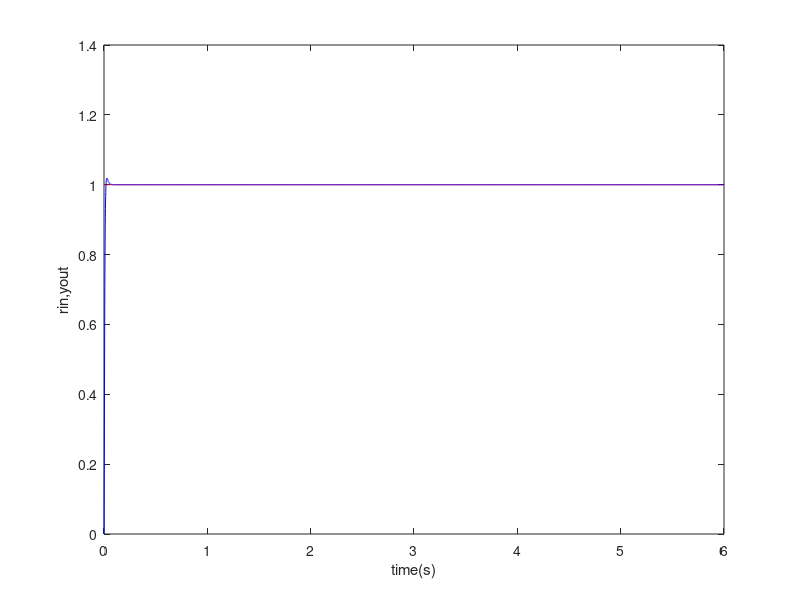
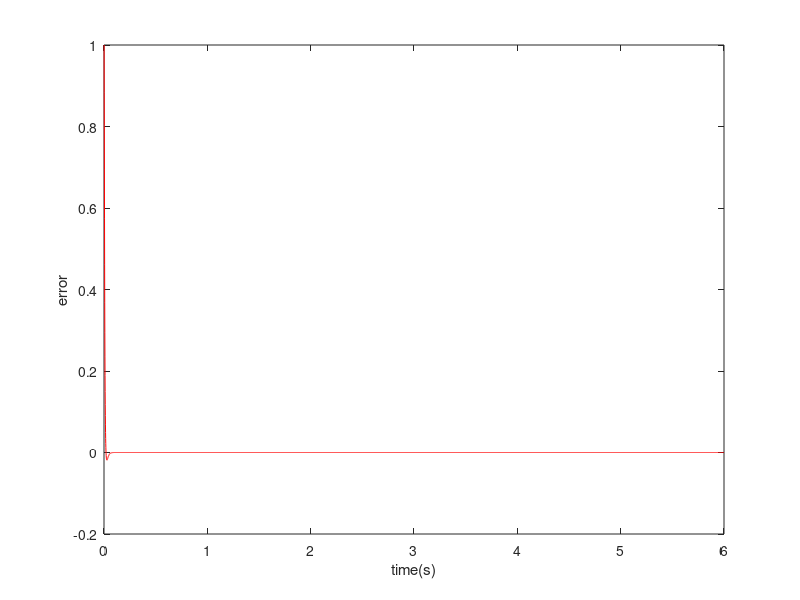
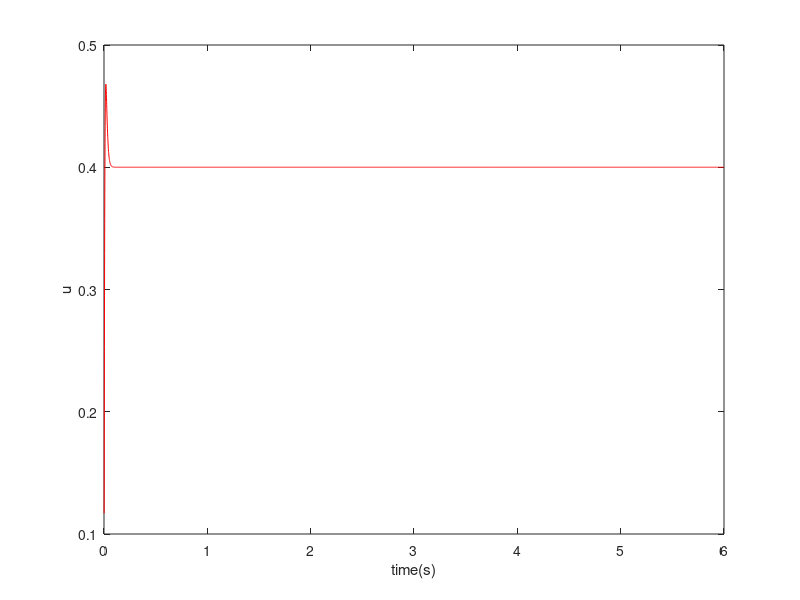
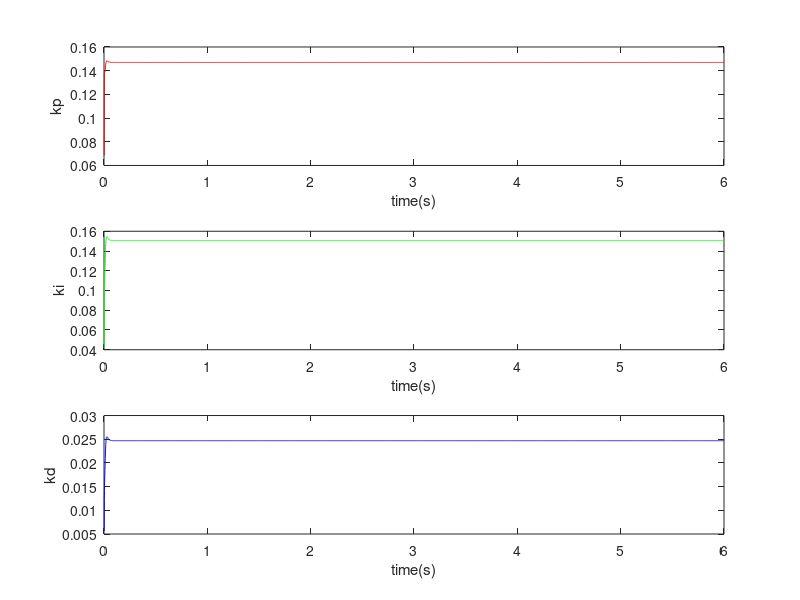

Source code (MATLAB) for these figures, in order:
%BP based PID Control
clear all;
close all;

xite=0.20;
alfa=0.05;

S=1; %Signal type

IN=4;H=5;Out=3;  %NN Structure
if S==1  %Step Signal
wi=[-0.6394   -0.2696   -0.3756   -0.7023;
    -0.8603   -0.2013   -0.5024   -0.2596;
    -1.0749    0.5543   -1.6820   -0.5437;
    -0.3625   -0.0724   -0.6463   -0.2859;
     0.1425    0.0279   -0.5406   -0.7660];
%wi=0.50*rands(H,IN);
wi_1=wi;wi_2=wi;wi_3=wi;
wo=[0.7576 0.2616 0.5820 -0.1416 -0.1325;
   -0.1146 0.2949 0.8352  0.2205  0.4508;
    0.7201 0.4566 0.7672  0.4962  0.3632];
%wo=0.50*rands(Out,H);
wo_1=wo;wo_2=wo;wo_3=wo;
end

x=[0,0,0];
du_1=0;
u_1=0;u_2=0;u_3=0;u_4=0;u_5=0;
y_1=0;y_2=0;y_3=0;

Oh=zeros(H,1);    %Output from NN middle layer
I=Oh;             %Input to NN middle layer
error_2=0;
error_1=0;

ts=0.001;
for k=1:1:6000
time(k)=k*ts;

if S==1
   rin(k)=1.0;
elseif S==2
   rin(k)=sin(1*2*pi*k*ts);
end

%Unlinear model
a(k)=1.2*(1-0.8*exp(-0.1*k));
yout(k)=a(k)*y_1/(1+y_1^2)+u_1;

error(k)=rin(k)-yout(k);

xi=[rin(k),yout(k),error(k),1];

x(1)=error(k)-error_1;
x(2)=error(k);
x(3)=error(k)-2*error_1+error_2;

epid=[x(1);x(2);x(3)];
I=xi*wi';
for j=1:1:H
    Oh(j)=(exp(I(j))-exp(-I(j)))/(exp(I(j))+exp(-I(j))); %Middle Layer
end
K=wo*Oh;             %Output Layer
for l=1:1:Out
    K(l)=exp(K(l))/(exp(K(l))+exp(-K(l)));        %Getting kp,ki,kd
end
kp(k)=K(1);ki(k)=K(2);kd(k)=K(3);
Kpid=[kp(k),ki(k),kd(k)];

du(k)=Kpid*epid;
u(k)=u_1+du(k);

dyu(k)=sign((yout(k)-y_1)/(du(k)-du_1+0.0001));

%Output layer
for j=1:1:Out
    dK(j)=2/(exp(K(j))+exp(-K(j)))^2;
end
for l=1:1:Out
    delta3(l)=error(k)*dyu(k)*epid(l)*dK(l);
end

for l=1:1:Out
   for i=1:1:H
       d_wo=xite*delta3(l)*Oh(i)+alfa*(wo_1-wo_2);
   end
end
    wo=wo_1+d_wo+alfa*(wo_1-wo_2);
%Hidden layer
for i=1:1:H
    dO(i)=4/(exp(I(i))+exp(-I(i)))^2;
end
    segma=delta3*wo;
for i=1:1:H
   delta2(i)=dO(i)*segma(i);
end

d_wi=xite*delta2'*xi;
wi=wi_1+d_wi+alfa*(wi_1-wi_2);

%Parameters Update
du_1=du(k);
u_5=u_4;u_4=u_3;u_3=u_2;u_2=u_1;u_1=u(k);   
y_2=y_1;y_1=yout(k);
   
wo_3=wo_2;
wo_2=wo_1;
wo_1=wo;
   
wi_3=wi_2;
wi_2=wi_1;
wi_1=wi;

error_2=error_1;
error_1=error(k);
end
figure(1);
plot(time,rin,'r',time,yout,'b');
xlabel('time(s)');ylabel('rin,yout');
figure(2);
plot(time,error,'r');
xlabel('time(s)');ylabel('error');
figure(3);
plot(time,u,'r');
xlabel('time(s)');ylabel('u');
figure(4);
subplot(311);
plot(time,kp,'r');
xlabel('time(s)');ylabel('kp');
subplot(312);
plot(time,ki,'g');
xlabel('time(s)');ylabel('ki');
subplot(313);
plot(time,kd,'b');
xlabel('time(s)');ylabel('kd');